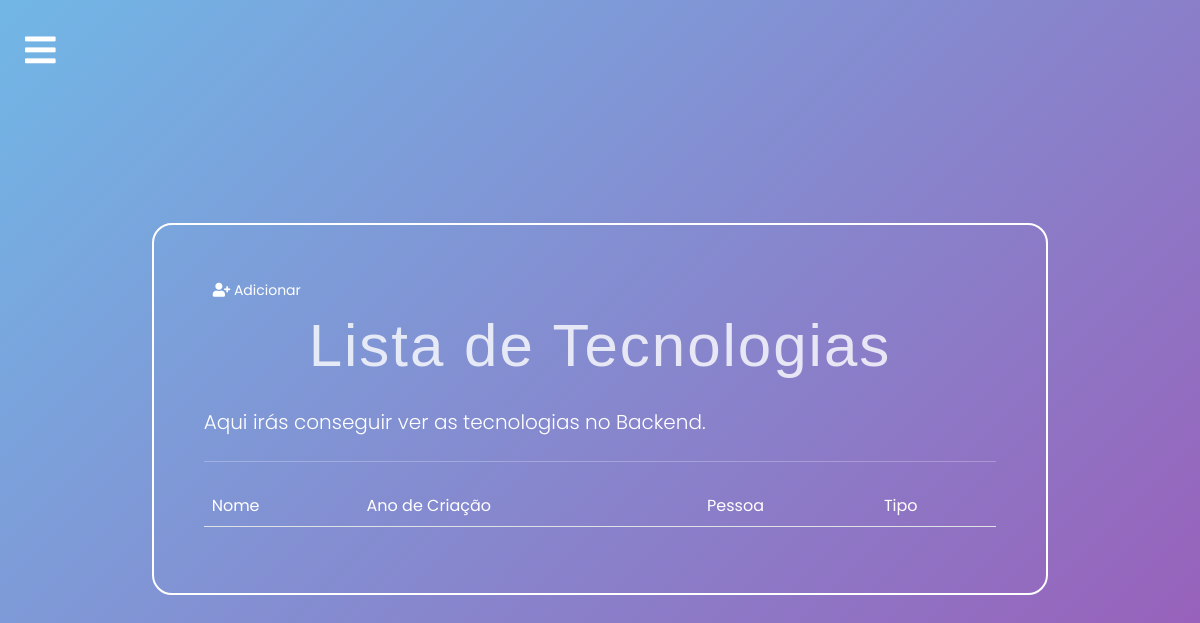
Before: /backend/tecnologias/list/ (signed in) with the older database file.
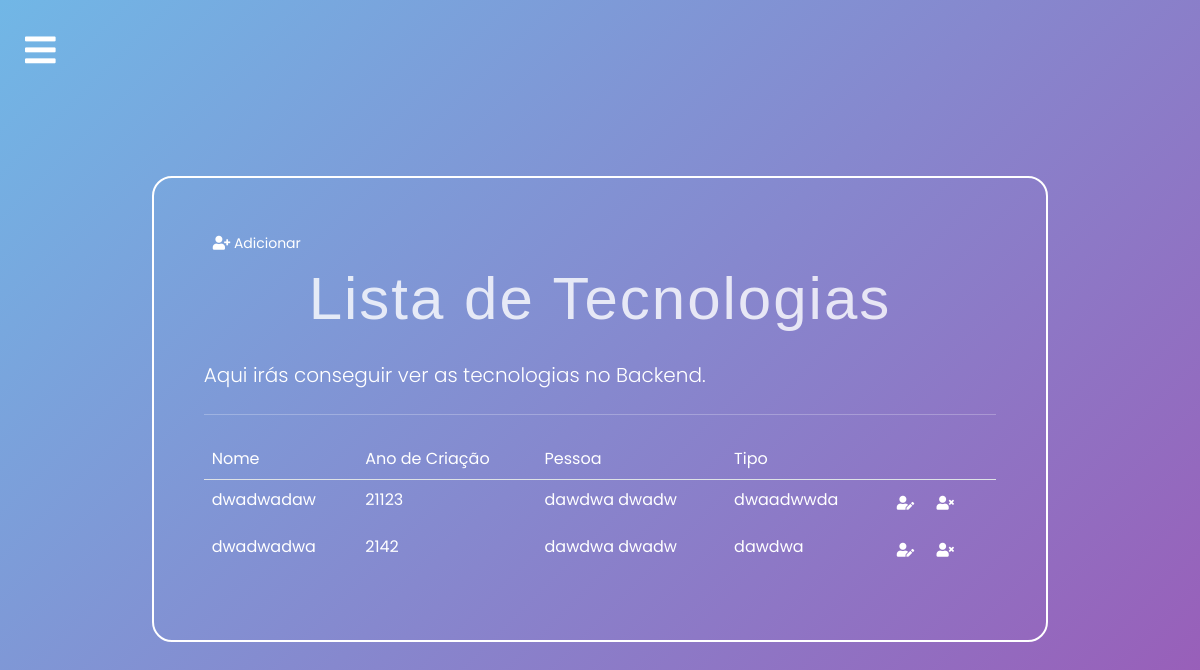
After: the same page with the newer database file.
### portofolio/models.py (models this page shows, shortened)
class Tecnologia(models.Model):
    nome = models.CharField(max_length=255)
    ano_criacao = models.IntegerField()
    pessoa = models.ForeignKey(Pessoa, on_delete=models.CASCADE)
    resumo = models.TextField()
    link_oficial = models.URLField()
    descricao = models.TextField()
    tipo = models.ForeignKey('TipoTecnologia', on_delete=models.CASCADE)

class Pessoa (models.Model):
    nome = models.CharField(max_length=50)
    sobrenome = models.CharField(max_length=50)
    idade = models.IntegerField()
    linkedin = models.URLField(max_length=200, null=True, blank=True)
    github = models.URLField(max_length=200, null=True, blank=True)
    instagram = models.URLField(max_length=200, null=True, blank=True)
    resumo_sobre = models.TextField()
    resumo_estudos = models.TextField()
    resumo_competencias = models.TextField()
    def __str__(self):
        return self.nome + ' ' + self.sobrenome

class TipoTecnologia(models.Model):
    nome = models.CharField(max_length=255)
    descricao = models.TextField()
    def __str__(self):
        return self.nome

### portofolio/views.py (the view)
# urls.py: path('backend/tecnologias/list/', views.tecnologias_list, name='tecnologias_list'), # get req. to retrieve and display all records
@login_required
def tecnologias_list(request):
    context = {'tecnologias_list': Tecnologia.objects.all()}
    return render(request, 'portofolio/sobre/tecnologias/tecnologia_list.html', context)

### portofolio/templates/portofolio/sobre/tecnologias/tecnologia_list.html (shortened to what this page needs)
{%extends 'portofolio/base.html' %}
{%load crispy_forms_tags%}
{%block content%}
<div class="container">
    <div class="col-md-10 offset-md-1 mt-5">
        <div class="limiter-form jumbotron">
            <a href="{%url 'portofolio:tecnologias_insert'%}" class="btn btn-primary btn-sm">
                <i class="fas fa-user-plus"></i>
                Adicionar
            </a>
            <h1 class="display-4">Lista de Tecnologias</h1>
            <p class="lead">Aqui irás conseguir ver as tecnologias no Backend.</p>
            <hr class="my-4">
            <table class="table table-borderless">
                <thead class="border-bottom font-weight-bold">
                    <tr>
                        <td>Nome</td>
                        <td>Ano de Criação</td>
                        <td>Pessoa</td>
                        <td>Tipo</td>
                    </tr>
                    <tbody>
                        {%for tecnologia in tecnologias_list%}
                        <tr>
                            <td>{{tecnologia.nome}}</td>
                            <td>{{tecnologia.ano_criacao}}</td>
                            <td>{{tecnologia.pessoa}}</td>
                            <td>{{tecnologia.tipo}}</td>
                            <td>
                                <a href="{%url 'portofolio:tecnologia_update' tecnologia.id%}" class="btn btn-warning btn-sm">
                                    <i class="fas fa-user-edit"></i>
                                </a>
                                <form action="{%url 'portofolio:tecnologia_delete' tecnologia.id%}" method="post" class="d-inline">
                                    <button type="submit" class="btn btn-danger btn-sm">
                                        <i class="fas fa-user-times"></i>
                                    </button>
                                </form>
                            </td>
                        </tr>
                        {% endfor %}
                    </tbody>
                </thead>
            </table>
        </div>
    </div>
</div>
{%endblock%}

Changed rows visible on the page:
added Tecnologia: nome "dwadwadaw", ano_criacao "21123", pessoa "dawdwa dwadw", tipo "dwaadwwda"
added Tecnologia: nome "dwadwadwa", ano_criacao "2142", pessoa "dawdwa dwadw", tipo "dawdwa"
